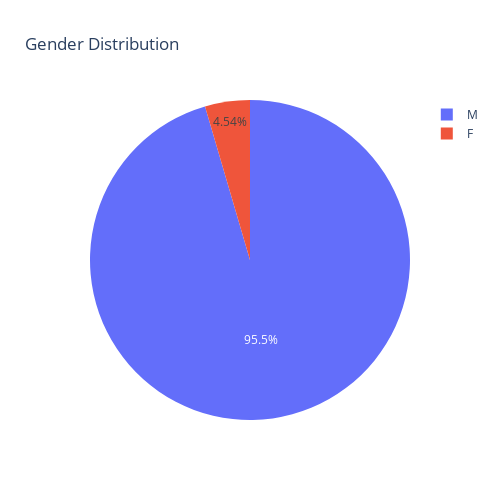

Write notebook code for a chart like this one.
### Markdown cell above
### Gender Distribution

### Code cell
data = df['gender'].value_counts().reset_index()
data.columns = ['gender', 'count']
fig = px.pie(
    data, 
    values='count', 
    names='gender',  
    title='Gender Distribution', 
    width=500, 
    height=500
)
fig.show()

### Figure 1 — Plotly figure (JSON) as saved in the notebook; plotly's stock layout.template omitted (floating-point values rounded to 4 significant figures)
{"data": [{"domain": {"x": [0, 1], "y": [0, 1]}, "hovertemplate": "gender=%{label}<br>count=%{value}<extra></extra>", "labels": ["M", "F"], "legendgroup": "", "name": "", "showlegend": true, "type": "pie", "values": [4673, 222]}], "layout": {"height": 500, "legend": {"tracegroupgap": 0}, "title": {"text": "Gender Distribution"}, "width": 500}}
